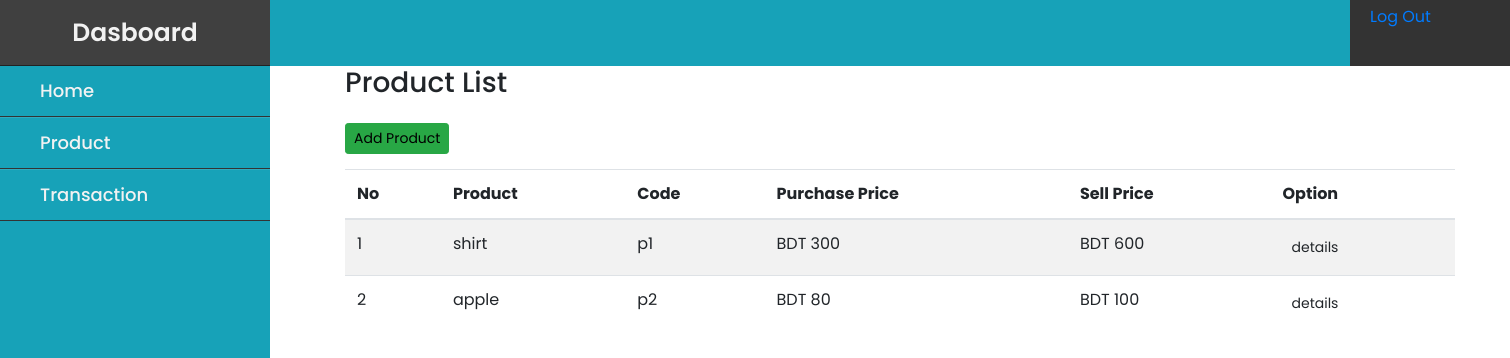
The page /product.php on the database its author committed.
### tables this page shows
CREATE TABLE `product` (
  `pId` int(11) NOT NULL,
  `pCode` varchar(100) NOT NULL,
  `pName` varchar(100) NOT NULL,
  `pCategory` varchar(100) NOT NULL,
  `purchasePrice` float(10,0) NOT NULL,
  `sellPrice` float(10,0) NOT NULL,
  `pStock` int(100) NOT NULL,
  `minStock` int(100) NOT NULL,
  `pUnit` varchar(100) NOT NULL,
  `pDescription` varchar(200) NOT NULL,
  `pImg` varchar(200) NOT NULL
);

### product.php (the view, shortened to what this page needs)
<?php
$servername = "localhost";
$username = "root";
$password = "";
$dbname = "supershop";
$conn = mysqli_connect($servername, $username, $password, $dbname);
if ($_SESSION['role'] == "admin") {
   include_once 'dashadmin.php';
} else {
    include_once 'dashop.php';
}
?>
<html>
<head>
    <link rel="stylesheet" href="css/dashboard.css">
    <link rel="stylesheet" href="css/bootstrap.min.css">
    <link rel="stylesheet" href="css/fontawesome.min.css">
    <link rel="stylesheet" href="css/all.min.css">
    <link rel="stylesheet" href="css/dashboard1.css">
</head>
<body>
    <nav class="nav-header">
        <div class="nav-user-menu">
            <div class="drop-down">
                <?php echo '<span class="username">' .  $_SESSION['username'] . '</span>'; ?>
                <a href="logout.php">Log Out</a>
            </div>
            </div>
    </nav>
    <div class="content-b">
        <section class="container">
            <div class="box box-success">
                <div class="box-header with-border">
                    <h3 class="box-title">Product List</h3>
                    <a href="add_product.php" class="btn btn-success btn-sm pull-right">Add Product</a>
                </div>
                <div class="box-body">
                    <div style="overflow-x:auto;">
                        <table class="table table-striped" id="myProduct">
                            <thead>
                                <tr>
                                    <th>No</th>
                                    <th>Product</th>
                                    <th>Code</th>
                                    <th>Purchase Price</th>
                                    <th>Sell Price</th>
                                    <th>Option</th>
                                </tr>
                            </thead>
                            <tbody>
                                <?php
                                $no = 1;
                                $sql = " SELECT * FROM product";
                                $result = mysqli_query($conn, $sql);
                                while ($row = mysqli_fetch_assoc($result)) {
                                    $tol = json_decode(json_encode($row), FALSE);
                                ?>
                                    <tr>
                                        <td><?php echo $no++; ?></td>
                                        <td><?php echo $tol->pName; ?></td>
                                        <td><?php echo $tol->pCode; ?></td>
                                        <td>BDT <?php echo number_format($tol->purchasePrice); ?></td>
                                        <td>BDT <?php echo number_format($tol->sellPrice); ?></td>
                                        <td>
                                            <a href="view_product.php?id=<?php echo $tol->pId; ?>" class="btn btn-default btn-sm">details</a>
                                        </td>
                                    </tr>
                                <?php
                                }
                                ?>
                            </tbody>
                        </table>
                    </div>
                </div>
            </div>
        </section>
    </div>
</body>
</html>

### css/dashadmin.css (style rules this page uses)
* { margin: 0; padding: 0; box-sizing: border-box; font-family: sans-serif; }

### css/dashboard.css (style rules this page uses)
* { font-family: 'Poppins', sans-serif; box-sizing: border-box; }
.nav-header { height: 66px; background: #17a2b8; width: 100%; }
.nav-user-menu { float: right; height: 66px; width: 160px; background-color:#404040; }
.username { color:#f2f2f2; background:#404040; padding: 10px; font-size: 20px; font-weight: 400; height: 35px; }

### css/dashboard1.css (style rules this page uses)
* { font-family: 'Poppins', sans-serif; }
.nav-header { height: 66px; background: #17a2b8; width: 100%; }
.nav-user-menu { float: right; height: 66px; width: 160px; background-color: #333; }
.username { color:#f2f2f2; background: #333; padding: 10px; font-size: 20px; font-weight: 400; height: 35px; }

### product.php (style rules this page uses)
.btn-success { margin-bottom: 15px; margin-top: 15px; color: black; }
.content-b { margin-left: 300px ; max-width: 1200px; width:1200px; display: inline-block; }
.nav-header { background:#17a2b8; }

### rows shown on the page
product: pName "shirt", pCode "p1", purchasePrice "300", sellPrice "600"
product: pName "apple", pCode "p2", purchasePrice "80", sellPrice "100"
